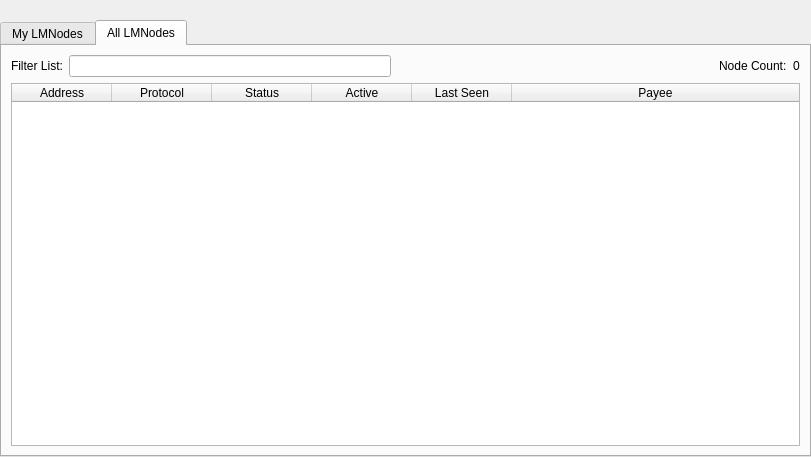
<?xml version="1.0" encoding="UTF-8"?>
<ui version="4.0">
 <class>LMNodeList</class>
 <widget class="QWidget" name="LMNodeList">
  <property name="geometry">
   <rect>
    <x>0</x>
    <y>0</y>
    <width>811</width>
    <height>457</height>
   </rect>
  </property>
  <property name="windowTitle">
   <string>Form</string>
  </property>
  <layout class="QVBoxLayout" name="topLayout">
   <property name="leftMargin">
    <number>0</number>
   </property>
   <property name="topMargin">
    <number>0</number>
   </property>
   <property name="rightMargin">
    <number>0</number>
   </property>
   <property name="bottomMargin">
    <number>0</number>
   </property>
   <item>
    <layout class="QVBoxLayout" name="verticalLayout">
     <property name="bottomMargin">
      <number>0</number>
     </property>
     <item>
      <spacer name="horizontalSpacer0">
       <property name="orientation">
        <enum>Qt::Horizontal</enum>
       </property>
       <property name="sizeHint" stdset="0">
        <size>
         <width>40</width>
         <height>20</height>
        </size>
       </property>
      </spacer>
     </item>
     <item>
      <widget class="QTabWidget" name="tabWidget">
       <property name="currentIndex">
        <number>1</number>
       </property>
       <widget class="QWidget" name="tabMyLMNodes">
        <attribute name="title">
         <string>My LMNodes</string>
        </attribute>
        <layout class="QGridLayout" name="gridLayout_2">
         <item row="0" column="0">
          <layout class="QVBoxLayout" name="verticalLayout_2">
           <property name="bottomMargin">
            <number>0</number>
           </property>
           <item>
            <layout class="QHBoxLayout" name="horizontalLayout_note">
             <property name="bottomMargin">
              <number>0</number>
             </property>
             <item>
              <widget class="QLabel" name="updateNote">
               <property name="text">
                <string>Note: Status of your lmnodes in local wallet can potentially be slightly incorrect.&lt;br /&gt;Always wait for wallet to sync additional data and then double check from another node&lt;br /&gt;if your lmnode should be running but you still do not see &quot;ENABLED&quot; in &quot;Status&quot; field.</string>
               </property>
              </widget>
             </item>
            </layout>
           </item>
           <item>
            <widget class="QTableWidget" name="tableWidgetMyLMNodes">
             <property name="minimumSize">
              <size>
               <width>695</width>
               <height>0</height>
              </size>
             </property>
             <property name="editTriggers">
              <set>QAbstractItemView::NoEditTriggers</set>
             </property>
             <property name="alternatingRowColors">
              <bool>true</bool>
             </property>
             <property name="selectionMode">
              <enum>QAbstractItemView::SingleSelection</enum>
             </property>
             <property name="selectionBehavior">
              <enum>QAbstractItemView::SelectRows</enum>
             </property>
             <property name="sortingEnabled">
              <bool>true</bool>
             </property>
             <attribute name="horizontalHeaderStretchLastSection">
              <bool>true</bool>
             </attribute>
             <column>
              <property name="text">
               <string>Alias</string>
              </property>
             </column>
             <column>
              <property name="text">
               <string>Address</string>
              </property>
             </column>
             <column>
              <property name="text">
               <string>Protocol</string>
              </property>
             </column>
             <column>
              <property name="text">
               <string>Status</string>
              </property>
             </column>
             <column>
              <property name="text">
               <string>Active</string>
              </property>
             </column>
             <column>
              <property name="text">
               <string>Last Seen</string>
              </property>
             </column>
             <column>
              <property name="text">
               <string>Payee</string>
              </property>
             </column>
            </widget>
           </item>
           <item>
            <layout class="QHBoxLayout" name="horizontalLayout_5">
             <property name="bottomMargin">
              <number>0</number>
             </property>
             <item>
              <widget class="QPushButton" name="startButton">
               <property name="text">
                <string>S&amp;tart alias</string>
               </property>
              </widget>
             </item>
             <item>
              <widget class="QPushButton" name="startAllButton">
               <property name="text">
                <string>Start &amp;all</string>
               </property>
              </widget>
             </item>
             <item>
              <widget class="QPushButton" name="startMissingButton">
               <property name="text">
                <string>Start &amp;MISSING</string>
               </property>
              </widget>
             </item>
             <item>
              <widget class="QPushButton" name="UpdateButton">
               <property name="text">
                <string>&amp;Update status</string>
               </property>
              </widget>
             </item>
             <item>
              <widget class="QLabel" name="autoupdate_label">
               <property name="text">
                <string>Status will be updated automatically in (sec):</string>
               </property>
              </widget>
             </item>
             <item>
              <widget class="QLabel" name="secondsLabel">
               <property name="text">
                <string>0</string>
               </property>
              </widget>
             </item>
             <item>
              <spacer name="horizontalSpacer_5">
               <property name="orientation">
                <enum>Qt::Horizontal</enum>
               </property>
               <property name="sizeHint" stdset="0">
                <size>
                 <width>40</width>
                 <height>20</height>
                </size>
               </property>
              </spacer>
             </item>
            </layout>
           </item>
          </layout>
         </item>
        </layout>
       </widget>
       <widget class="QWidget" name="tabAllLMNodes">
        <attribute name="title">
         <string>All LMNodes</string>
        </attribute>
        <layout class="QGridLayout" name="gridLayout">
         <item row="1" column="0">
          <widget class="QTableWidget" name="tableWidgetLMNodes">
           <property name="editTriggers">
            <set>QAbstractItemView::NoEditTriggers</set>
           </property>
           <property name="alternatingRowColors">
            <bool>true</bool>
           </property>
           <property name="selectionBehavior">
            <enum>QAbstractItemView::SelectRows</enum>
           </property>
           <property name="sortingEnabled">
            <bool>true</bool>
           </property>
           <attribute name="horizontalHeaderStretchLastSection">
            <bool>true</bool>
           </attribute>
           <column>
            <property name="text">
             <string>Address</string>
            </property>
           </column>
           <column>
            <property name="text">
             <string>Protocol</string>
            </property>
           </column>
           <column>
            <property name="text">
             <string>Status</string>
            </property>
           </column>
           <column>
            <property name="text">
             <string>Active</string>
            </property>
           </column>
           <column>
            <property name="text">
             <string>Last Seen</string>
            </property>
           </column>
           <column>
            <property name="text">
             <string>Payee</string>
            </property>
           </column>
          </widget>
         </item>
         <item row="0" column="0">
          <layout class="QHBoxLayout" name="horizontalLayout_3">
           <property name="bottomMargin">
            <number>0</number>
           </property>
           <item>
            <widget class="QLabel" name="label_filter">
             <property name="text">
              <string>Filter List:</string>
             </property>
            </widget>
           </item>
           <item>
            <widget class="QLineEdit" name="filterLineEdit">
             <property name="toolTip">
              <string>Filter lmnode list</string>
             </property>
            </widget>
           </item>
           <item>
            <spacer name="horizontalSpacer_3">
             <property name="orientation">
              <enum>Qt::Horizontal</enum>
             </property>
             <property name="sizeHint" stdset="0">
              <size>
               <width>10</width>
               <height>20</height>
              </size>
             </property>
            </spacer>
           </item>
           <item>
            <widget class="QLabel" name="label_count">
             <property name="text">
              <string>Node Count:</string>
             </property>
            </widget>
           </item>
           <item>
            <widget class="QLabel" name="countLabel">
             <property name="text">
              <string>0</string>
             </property>
            </widget>
           </item>
          </layout>
         </item>
        </layout>
       </widget>
      </widget>
     </item>
    </layout>
   </item>
  </layout>
 </widget>
 <resources/>
 <connections/>
</ui>
